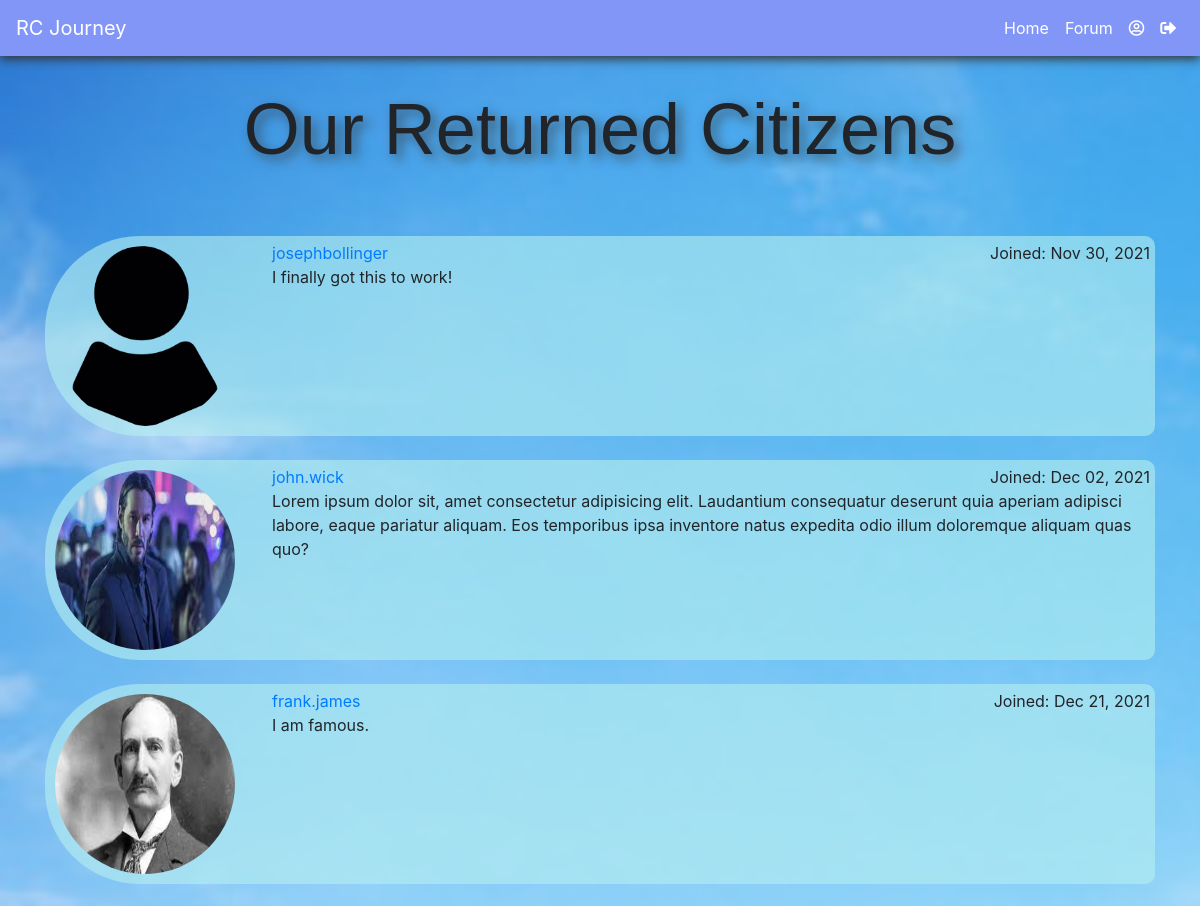
The app's page /listings/ (signed in, upper part), older data.
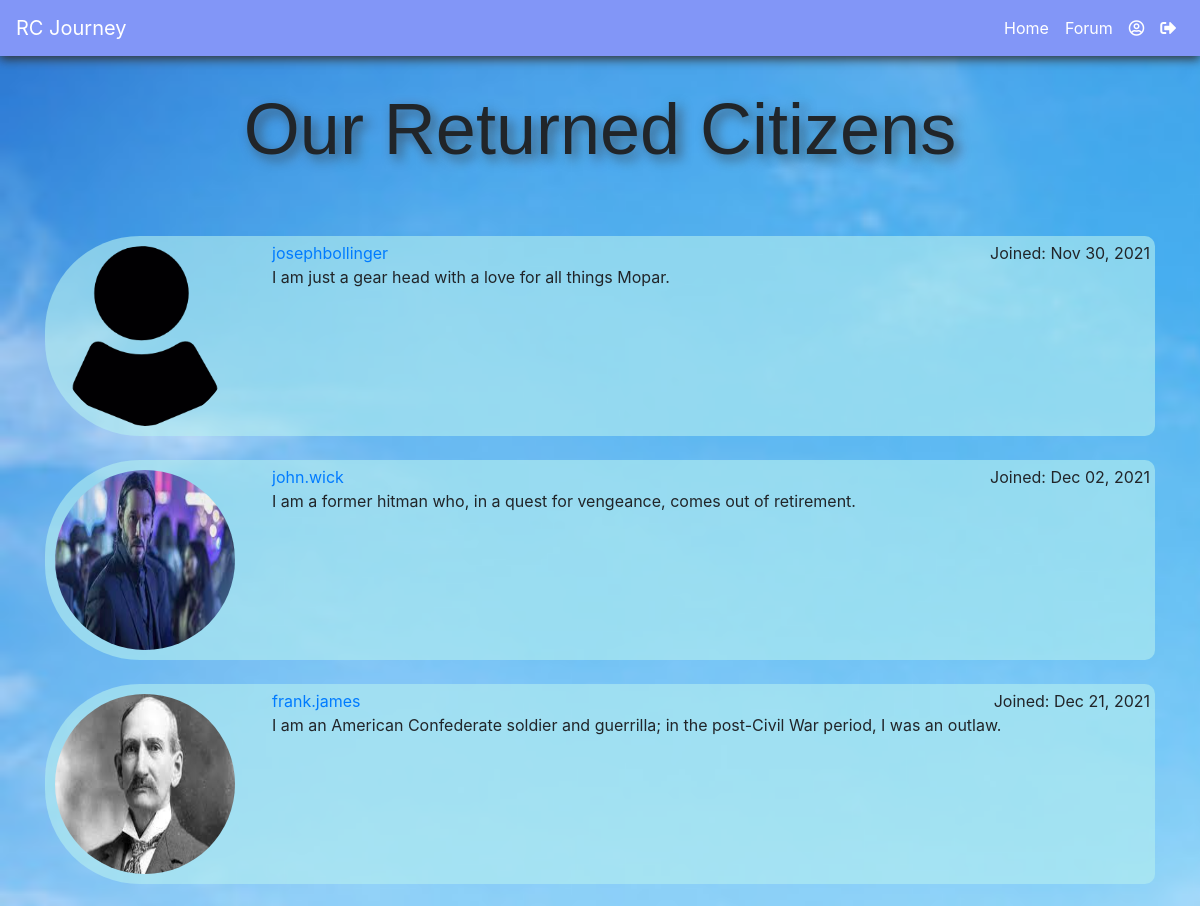
The same page, newer data.
### rcapp/models.py (models this page shows)
class Profile(models.Model):
    user = models.OneToOneField(User, on_delete=models.CASCADE)
    profile_image = models.ImageField(
        default='profile1.png', null=True, blank=True)
    bio = models.TextField(null=True, blank=True)

### rcapp/views.py (the view)
# urls.py: path('listings/', views.listings, name='listings'),
@login_required(login_url='landing')
def listings(request):
    profiles = Profile.objects.all()
    print(profiles[0].user.id)
    context = {
      'profiles': profiles,
      "current_user": request.user.profile.id
    }
    return render(request, 'listings.html', context)

### rcapp/templates/listings.html (shortened to what this page needs)
<!DOCTYPE html>
{% load static %}
<html lang="en">
  <head>
    <link
      rel="stylesheet"
      href="https://stackpath.bootstrapcdn.com/bootstrap/4.1.3/css/bootstrap.min.css"
    />
    <link
      rel="stylesheet"
      href="https://use.fontawesome.com/releases/v5.6.1/css/all.css"
    />
    <link rel="stylesheet" href="{% static 'css/listings.css' %}" />
  </head>
  <body>
    <nav class="navbar navbar-expand-lg navbar-dark sticky-top">
      <a class="navbar-brand" href="/">RC Journey</a>
      <ul class="navbar-nav ml-auto">
        <li class="nav-item">
          <a class="nav-link" href="{% url 'dashboard' %}">Home</a>
        </li>
        <li class="nav-item">
          <a class="nav-link" href="{% url 'forum' %}">Forum</a>
        </li>
        <li class="nav-item">
          <a class="nav-link" href="{% url 'profile' current_user %}"><i class="far fa-user-circle"></i></a>
        </li>
        <li class="nav-item">
          <a class="nav-link" href="{% url 'logout' %}"><i class="fas fa-sign-out-alt"></i></a>
        </li>
      </ul>
    </nav>
    <div class="container" id="profile-listing">
      <div class="logo1">
        <h1 class="display-3 text-center">Our Returned Citizens</h1>
      </div>
    {% for profile in profiles %}
    <div class="card-container">
      <div class="left"><img src="{{profile.profile_image.url}}" alt="{{profile.user.username}}" width="200px" height="200px">
      </div>
      <div class="right">
        <div class="card-intro row">
          <div class="col-6">
            <a href="{% url 'profile' pk=profile.id %}"class="card-title">{{ profile.user.username }}</a>
          </div class="col-6">
          <div class="col-6">
            <span class="datejoined float-right">Joined: {{profile.user.date_joined|date:"M d, Y"}}</span>
          </div>
        </div>
        <p>{{profile.bio}}</p>
      </div>
    </div>
    <br>
    {% endfor %}
    </div>
  </body>
</html>

Row changes from the older to the newer data that the page shows:
changed Profile "josephbollinger": bio "I finally got this to work!" → "I am just a gear head with a love for all things Mopar."
changed Profile "john.wick": bio "Lorem ipsum dolor sit, amet consectetur adipisicing elit. Laudantium consequatur deserunt quia aperiam adipisci labore, eaque pariatur aliquam. Eos temporibus ipsa inventore natus expedita odio illum doloremque aliquam quas quo?" → "I am a former hitman who, in a quest for vengeance, comes out of retirement."
changed Profile "frank.james": bio "I am famous." → "I am an American Confederate soldier and guerrilla; in the post-Civil War period, I was an outlaw."
